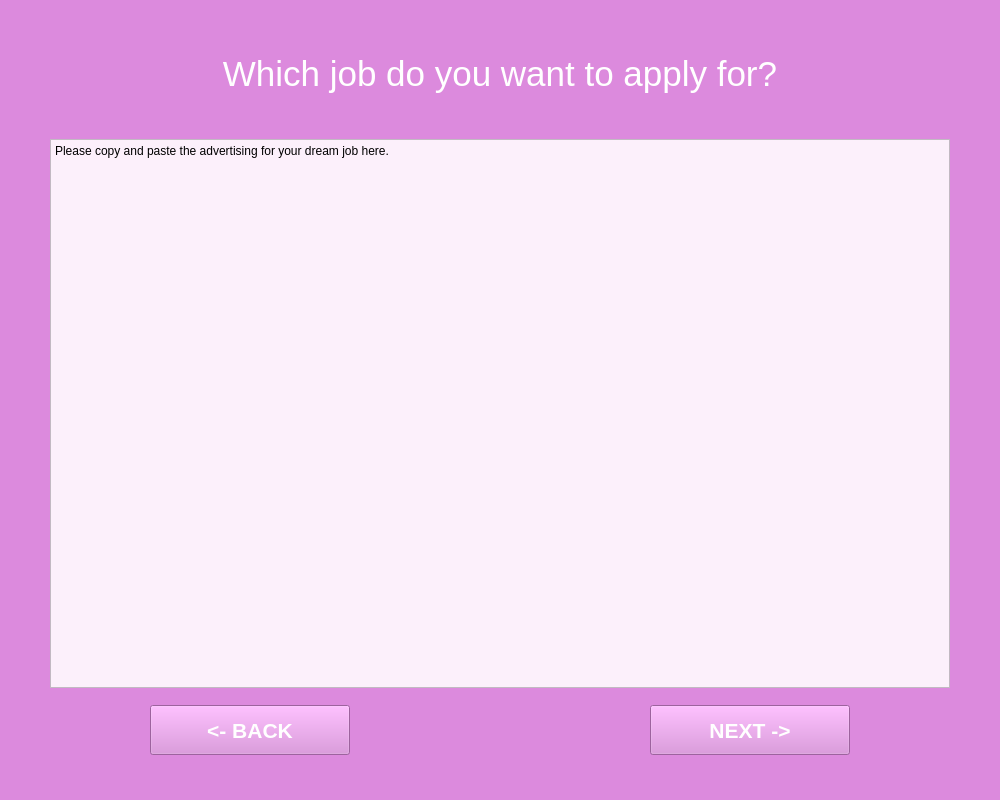
<?xml version="1.0" encoding="UTF-8"?>
<ui version="4.0">
 <class>Window_1_Start</class>
 <widget class="QMainWindow" name="Window_1_Start">
  <property name="geometry">
   <rect>
    <x>0</x>
    <y>0</y>
    <width>1000</width>
    <height>800</height>
   </rect>
  </property>
  <property name="windowTitle">
   <string>LazyApp</string>
  </property>
  <property name="styleSheet">
   <string notr="true">background-color: rgb(220, 138, 221);</string>
  </property>
  <widget class="QWidget" name="centralwidget">
   <widget class="QTextBrowser" name="welcoming_text_1">
    <property name="geometry">
     <rect>
      <x>0</x>
      <y>50</y>
      <width>1000</width>
      <height>60</height>
     </rect>
    </property>
    <property name="autoFillBackground">
     <bool>true</bool>
    </property>
    <property name="styleSheet">
     <string notr="true">color: rgb(255, 255, 255);</string>
    </property>
    <property name="frameShape">
     <enum>QFrame::NoFrame</enum>
    </property>
    <property name="frameShadow">
     <enum>QFrame::Plain</enum>
    </property>
    <property name="lineWidth">
     <number>0</number>
    </property>
    <property name="html">
     <string>&lt;!DOCTYPE HTML PUBLIC &quot;-//W3C//DTD HTML 4.0//EN&quot; &quot;http://www.w3.org/TR/REC-html40/strict.dtd&quot;&gt;
&lt;html&gt;&lt;head&gt;&lt;meta name=&quot;qrichtext&quot; content=&quot;1&quot; /&gt;&lt;style type=&quot;text/css&quot;&gt;
p, li { white-space: pre-wrap; }
&lt;/style&gt;&lt;/head&gt;&lt;body style=&quot; font-family:'Ubuntu'; font-size:11pt; font-weight:400; font-style:normal;&quot;&gt;
&lt;p align=&quot;center&quot; style=&quot; margin-top:0px; margin-bottom:0px; margin-left:0px; margin-right:0px; -qt-block-indent:0; text-indent:0px;&quot;&gt;&lt;span style=&quot; font-size:26pt;&quot;&gt;Which job do you want to apply for?&lt;/span&gt;&lt;/p&gt;&lt;/body&gt;&lt;/html&gt;</string>
    </property>
   </widget>
   <widget class="QPushButton" name="next_button">
    <property name="geometry">
     <rect>
      <x>650</x>
      <y>705</y>
      <width>200</width>
      <height>50</height>
     </rect>
    </property>
    <property name="font">
     <font>
      <pointsize>16</pointsize>
      <weight>75</weight>
      <bold>true</bold>
     </font>
    </property>
    <property name="styleSheet">
     <string notr="true">color: rgb(255, 255, 255);</string>
    </property>
    <property name="text">
     <string>NEXT -&gt;</string>
    </property>
   </widget>
   <widget class="QPlainTextEdit" name="plainTextEdit">
    <property name="geometry">
     <rect>
      <x>50</x>
      <y>139</y>
      <width>900</width>
      <height>549</height>
     </rect>
    </property>
    <property name="styleSheet">
     <string notr="true">background-color: rgb(252, 240, 251);</string>
    </property>
    <property name="plainText">
     <string>Please copy and paste the advertising for your dream job here.</string>
    </property>
    <property name="overwriteMode">
     <bool>true</bool>
    </property>
    <property name="backgroundVisible">
     <bool>false</bool>
    </property>
    <property name="centerOnScroll">
     <bool>false</bool>
    </property>
   </widget>
   <widget class="QPushButton" name="back_button">
    <property name="geometry">
     <rect>
      <x>150</x>
      <y>705</y>
      <width>200</width>
      <height>50</height>
     </rect>
    </property>
    <property name="font">
     <font>
      <pointsize>16</pointsize>
      <weight>75</weight>
      <bold>true</bold>
     </font>
    </property>
    <property name="styleSheet">
     <string notr="true">color: rgb(255, 255, 255);</string>
    </property>
    <property name="text">
     <string>&lt;- BACK</string>
    </property>
   </widget>
  </widget>
  <widget class="QMenuBar" name="menubar">
   <property name="geometry">
    <rect>
     <x>0</x>
     <y>0</y>
     <width>1000</width>
     <height>22</height>
    </rect>
   </property>
  </widget>
  <widget class="QStatusBar" name="statusbar"/>
 </widget>
 <resources/>
 <connections/>
</ui>
